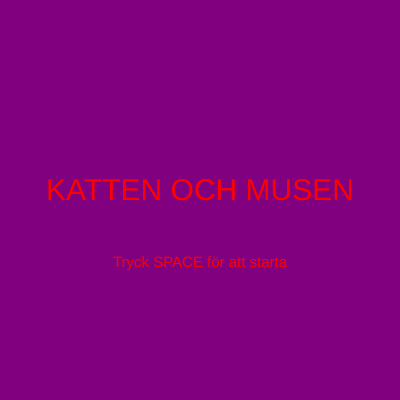
Frame 1 (no input)
Frame 60 (no input): identical to frame 1, image omitted
Frame 120 (the mouse pressed at the canvas centre since frame 60): identical to frame 1, image omitted

The p5.js sketch that drew this single still picture (run headless with seeded random() and noise() and a simulated clock; from frame 60 on, the mouse is pressed at the canvas centre):

// p5.js sketch
// ── sketch.js
let catX=100;
let catY=100;
let catSize=50;
let catSpeed=4;


let mouseSize=30;
let catched=false;


let gameState="START";




function setup() {
  createCanvas(400, 400);
}


function draw() {
    background(`purple`);


  if (gameState=="START"){
    //Rita upp strat sida
    fill('red')
    textSize(30)
    textAlign(CENTER)
    text("KATTEN OCH MUSEN",width/2,height/2);
    textSize(15)
    text("Tryck SPACE för att starta",width/2,height*2/3)
    
  } else if(gameState=="PLAY"){
    //Spela spelet
    catX= constrain(catX,catSize/2,width-catSize/2);
    catY=constrain(catY,catSize/2,height-catSize/2);
    mouseX=constrain(mouseX,mouseSize/2,width-mouseSize/2);
    mouseY=constrain(mouseY,mouseSize/2,height-mouseSize/2);
    
    if(keyIsDown(RIGHT_ARROW)){
      catX=catX+catSpeed;
    }
    if(keyIsDown(LEFT_ARROW)){
      catX=catX-catSpeed;
    }
    if(keyIsDown(UP_ARROW)){
      catY=catY-catSpeed;
    }
    if(keyIsDown(DOWN_ARROW)){
      catY=catY+catSpeed;
    }
      
      let d=dist(catX,catY,mouseX,mouseY);
      if (d<(catSize/2+mouseSize/2)){
      gameState="GAMEOVER"
    } else {
        catched=false;
      }
    
      
       fill('blue')
    circle(catX,catY,catSize);
      
      if (catched){
      fill(220,0,0,210);
      circle(mouseX,mouseY,mouseSize*3);
    }
      fill('brown');
    circle(mouseX,mouseY,mouseSize);


    
  } else if (gameState=="GAMEOVER"){
    //Rita upp "GAMEOVER"
    textSize(40)
    text("Game Over!",width/2,height/2)
    
  }


}


function keyPressed(){
  //Starta spelet när man trycker Space
  if (keyCode==32){
    gameState="PLAY";
  }
}
